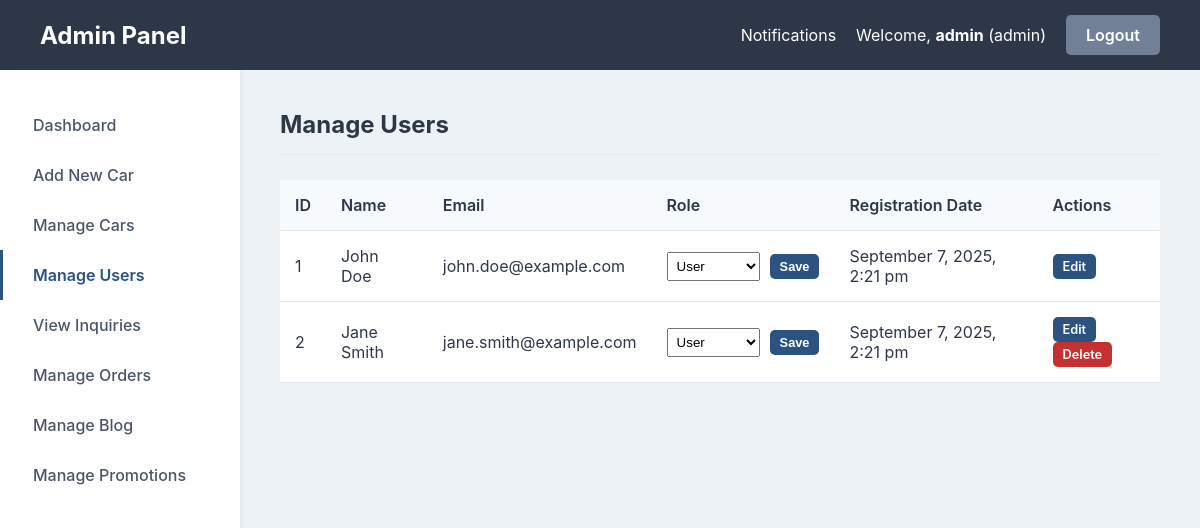
/Admin/manage_users.php (signed in), run on the app's committed database.
### tables this page shows
CREATE TABLE `users` (
  `id` int(11) NOT NULL AUTO_INCREMENT,
  `name` varchar(100) NOT NULL,
  `email` varchar(100) NOT NULL,
  `password` varchar(255) NOT NULL,
  `role` enum('user','moderator') NOT NULL DEFAULT 'user',
  `registration_date` timestamp NOT NULL DEFAULT current_timestamp(),
  PRIMARY KEY (`id`),
  UNIQUE KEY `email` (`email`)
);

### functions.php (called while the page is built, shortened)
<?php
function _e(?string $string): string {
    return htmlspecialchars($string ?? '', ENT_QUOTES, 'UTF-8');
}
function get_session_user(): ?array {
    if (isset($_SESSION['admin_id'])) {
        return ['id' => $_SESSION['admin_id'], 'role' => 'admin', 'name' => $_SESSION['admin_username'] ?? ''];
    }
    return null;
}
function is_admin_logged_in(): bool {
    $user = get_session_user();
    return $user && $user['role'] === 'admin';
}
?>

### Admin/manage_users.php (the view, shortened to what this page needs)
<?php
$page_title = 'Manage Users';
require_once 'partials/header.php';
$stmt = $pdo->query("SELECT id, name, email, role, registration_date FROM users ORDER BY registration_date DESC");
$users = $stmt->fetchAll();
?>
<div class="table-container">
    <table class="admin-table">
        <thead>
            <tr>
                <th>ID</th>
                <th>Name</th>
                <th>Email</th>
                <th>Role</th>
                <th>Registration Date</th>
                <th>Actions</th>
            </tr>
        </thead>
        <tbody>
            <?php if (empty($users)): ?>
                <tr>
                    <td colspan="6" style="text-align:center;">No registered users found.</td>
                </tr>
            <?php else: ?>
                <?php foreach ($users as $user): ?>
                    <tr>
                        <td><?= _e($user['id']) ?></td>
                        <td><?= _e($user['name']) ?></td>
                        <td><?= _e($user['email']) ?></td>
                        <td>
                            <?php if (is_admin_logged_in()): ?>
                                <form action="manage_users.php" method="POST" class="role-form">
                                    <select name="role" class="role-select">
                                        <option value="user" <?= $user['role'] == 'user' ? 'selected' : '' ?>>User</option>
                                    </select>
                                    <button type="submit" name="update_role" class="btn btn-sm">Save</button>
                                </form>
                            <?php else: ?>
                                <?= _e(ucfirst($user['role'])) ?>
                            <?php endif; ?>
                        </td>
                        <td><?= date("F j, Y, g:i a", strtotime($user['registration_date'])) ?></td>
                        <td class="actions">
                            <a href="edit_user.php?id=<?= $user['id'] ?>" class="btn btn-sm">Edit</a>
                            <?php if ($session_user['id'] != $user['id']): ?>
                                <a href="manage_users.php?action=delete&id=<?= $user['id'] ?>" class="btn btn-sm btn-danger" onclick="return confirm('Are you sure you want to delete this user? This will also delete all their messages.');">Delete</a>
                            <?php endif; ?>
                        </td>
                    </tr>
                <?php endforeach; ?>
            <?php endif; ?>
        </tbody>
    </table>
</div>
<?php
require_once 'partials/footer.php';
?>

### Admin/partials/header.php (shortened to what this page needs)
<?php
require_once __DIR__ . '/../../functions.php';
$session_user = get_session_user();
?>
<!DOCTYPE html>
<html lang="en">
<head>
    <link rel="stylesheet" href="style.css">
</head>
<body>
    <div class="admin-wrapper">
        <header class="admin-header">
            <h1>Admin Panel</h1>
            <div class="header-right">
                <?php
                    $notif_count = get_unread_notification_count($pdo, 1);
                ?>
                <a href="notifications.php" class="notif-link">Notifications <?php if($notif_count > 0) echo "<span class='notif-badge'>{$notif_count}</span>"; ?></a>
                <span>Welcome, <strong><?= _e($session_user['name']) ?></strong> (<?= _e($session_user['role']) ?>)</span>
                <a href="index.php?action=logout" class="btn btn-secondary">Logout</a>
            </div>
        </header>
        <div class="admin-main">
            <?php require_once __DIR__ . '/navigation.php'; ?>
            <section class="admin-content">
                <?php if (isset($page_title)): ?>
                    <h2><?= _e($page_title) ?></h2>
                <?php endif; ?>

### Admin/partials/navigation.php
<?php
$current_page = basename($_SERVER['SCRIPT_NAME']);
?>
<nav class="admin-nav">
    <ul>
        <li class="<?= ($current_page === 'index.php') ? 'active' : '' ?>">
            <a href="index.php">Dashboard</a>
        </li>
        <li class="<?= ($current_page === 'add_car.php' || $current_page === 'edit_car.php') ? 'active' : '' ?>">
            <a href="add_car.php">Add New Car</a>
        </li>
        <li class="<?= ($current_page === 'manage_cars.php') ? 'active' : '' ?>">
            <a href="manage_cars.php">Manage Cars</a>
        </li>
        <li class="<?= ($current_page === 'manage_users.php') ? 'active' : '' ?>">
            <a href="manage_users.php">Manage Users</a>
        </li>
        <li class="<?= ($current_page === 'messages.php') ? 'active' : '' ?>">
            <a href="messages.php">View Inquiries</a>
        </li>
        <li class="<?= ($current_page === 'manage_orders.php' || $current_page === 'view_order.php') ? 'active' : '' ?>">
            <a href="manage_orders.php">Manage Orders</a>
        </li>
        <li class="<?= ($current_page === 'manage_blog.php' || $current_page === 'edit_blog.php') ? 'active' : '' ?>">
            <a href="manage_blog.php">Manage Blog</a>
        </li>
        <li class="<?= ($current_page === 'manage_promotions.php' || $current_page === 'edit_promotion.php') ? 'active' : '' ?>">
            <a href="manage_promotions.php">Manage Promotions</a>
        </li>
    </ul>
</nav>

### Admin/partials/footer.php
            </section>
        </div>
    </div>
</body>
</html>

### Admin/style.css (style rules this page uses)
body { font-family: -apple-system, BlinkMacSystemFont, "Segoe UI", Roboto, "Helvetica Neue", Arial, sans-serif; background-color: #edf2f7; color: #2d3748; margin: 0; }
.btn { display: inline-block; padding: 10px 20px; border: none; border-radius: 5px; background-color: #2c5282; color: #fff; font-weight: 600; cursor: pointer; text-decoration: none; transition: background-color 0.2s; }
.btn-secondary { background-color: #718096; }
.btn-danger { background-color: #c53030; }
.admin-wrapper { display: flex; flex-direction: column; min-height: 100vh; }
.admin-header { display: flex; justify-content: space-between; align-items: center; padding: 0 40px; background-color: #2d3748; color: #fff; height: 70px; }
.admin-header h1 { font-size: 1.5rem; margin: 0; }
.admin-header .header-right { display: flex; align-items: center; gap: 20px; }
.notif-link { color: #fff; text-decoration: none; }
.admin-main { display: flex; flex: 1; }
.admin-nav { width: 240px; background-color: #fff; padding: 30px 0; box-shadow: 2px 0 5px rgba(0,0,0,0.05); }
.admin-nav ul { list-style: none; padding: 0; margin: 0; }
.admin-nav a { display: block; padding: 15px 30px; color: #4a5568; text-decoration: none; font-weight: 500; border-left: 3px solid transparent; }
.admin-nav li.active a { border-left-color: #2c5282; color: #2c5282; font-weight: 600; }
.admin-content { flex: 1; padding: 40px; }
.admin-content h2 { margin-top: 0; border-bottom: 1px solid #e2e8f0; padding-bottom: 15px; margin-bottom: 25px; }
.admin-table { width: 100%; border-collapse: collapse; background-color: #fff; box-shadow: 0 4px 6px rgba(0,0,0,0.05); }
.admin-table th, .admin-table td { padding: 15px; text-align: left; border-bottom: 1px solid #e2e8f0; }
.admin-table th { background-color: #f7fafc; font-weight: 600; }

### Admin/manage_users.php (style rules this page uses)
.btn-sm { padding: 5px 10px; font-size: 0.8rem; }
.table-container { overflow-x: auto; }
.role-form { display: flex; align-items: center; gap: 10px; }
.role-form select { padding: 5px; }

### data on the page
users: id "1", name "John Doe", email "john.doe@example.com", role "User", registration_date "September 7, 2025, 2:21 pm"
users: id "2", name "Jane Smith", email "jane.smith@example.com", role "User", registration_date "September 7, 2025, 2:21 pm"

### other printed values
_e($session_user['name']) "admin"
_e($session_user['role']) "admin"
_e($page_title) "Manage Users"
